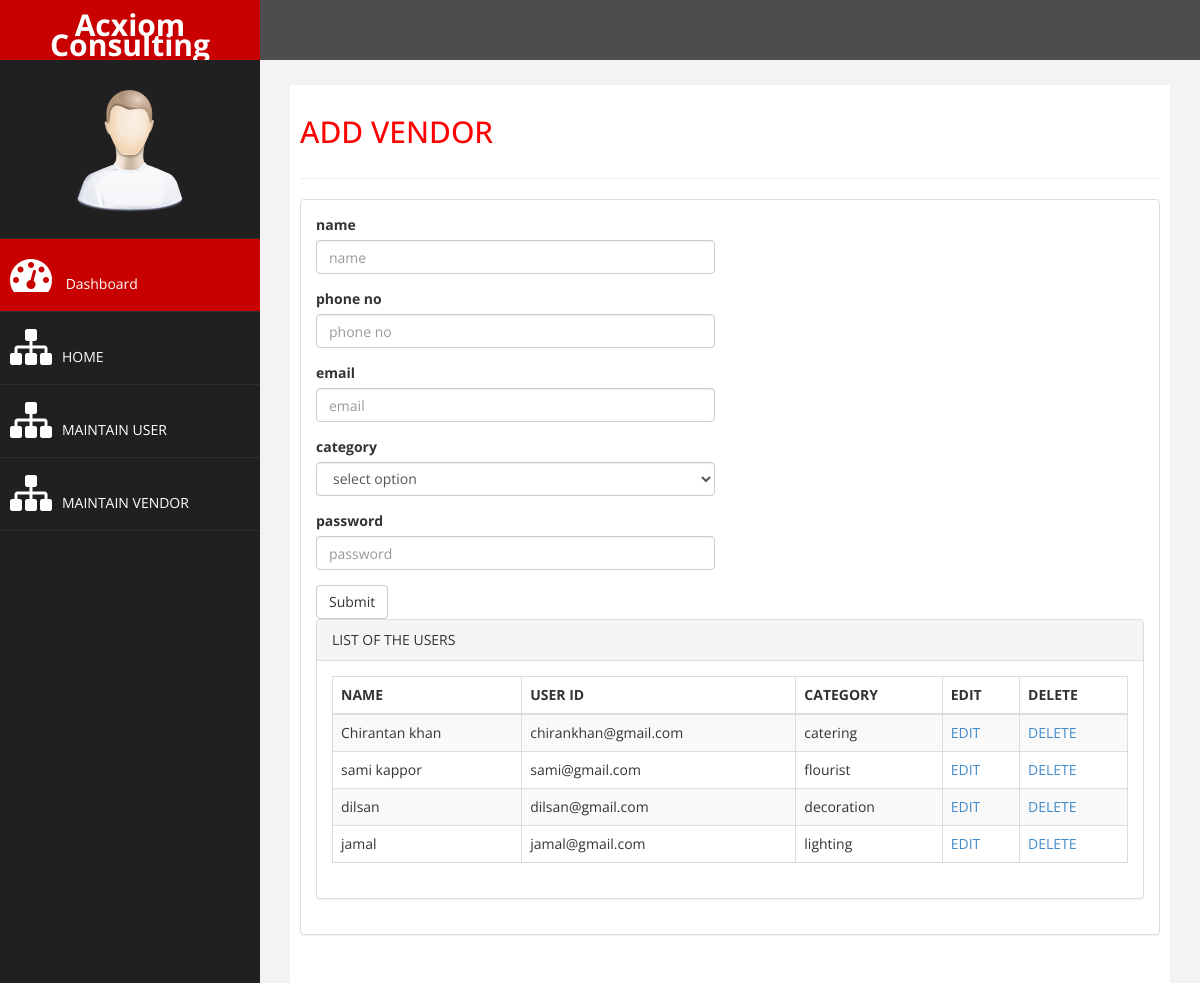
The page /maintain_vendor on the database its author committed.
### ems/models.py (models this page shows, shortened)
class vendor(models.Model):
    name=models.CharField(max_length=100)
    userid=models.CharField(max_length=20)
    phno=models.CharField(max_length=12,default="")
    category=models.CharField(max_length=20,default="")
    password=models.CharField(max_length=20)

### ems/views.py (the view, shortened to what this page needs)
# urls.py: path('maintain_vendor',views.maintain_vendor,name='maintain_vendor'),
def maintain_vendor(request):
    d=vendor.objects.all()
    return render(request,'maintain_vendor.html',{'data':d})

### templates/maintain_vendor.html (shortened to what this page needs)
{% extends 'admin_master.html' %}
{% block content %}
<div id="page-wrapper" >
    <div id="page-inner">
        <div class="row">
            <div class="col-md-12">
             <h2>ADD VENDOR</h2>
            </div>
        </div>
         <hr />
       <div class="row">
        <div class="col-md-12">
            <div class="panel panel-default">
                <div class="panel-body">
                    <div class="row">
                        <div class="col-md-6">
                            <form role="form" method="POST" action="/maintain_vendor" enctype="multipart/form-data">
                                <div class="form-group">
                                    <label>name</label>
                                    <input type="text" class="form-control" placeholder="name" name="name" required>
                                </div>
                                <div class="form-group">
                                    <label>phone no</label>
                                    <input type="text" class="form-control" placeholder="phone no" name="phno" required>
                                </div>
                                <div class="form-group">
                                    <label>email</label>
                                    <input type="email" class="form-control" placeholder="email" name="email" required>
                                </div>
                                <div class="form-group">
                                    <label>category</label>
                                    <select class="form-control" name="category" required>
                                        <option value="">select option</option>
                                    </select>
                                </div>
                                <div class="form-group">
                                    <label>password</label>
                                    <input type="password" class="form-control" placeholder="password" name="pass" required>
                                </div>
                                <input type="submit" class="btn btn-default">
                            </form>
                        </div>
    </div>
    <div class="row">
        <div class="col-md-12">
            <div class="panel panel-default">
                <div class="panel-heading">
                     LIST OF THE USERS
                </div>
                <div class="panel-body">
                    <div class="table-responsive">
                        <table class="table table-striped table-bordered table-hover" id="dataTables-example">
                            <thead>
                                <tr>
                                    <th>NAME</th>
                                    <th>USER ID</th>
                                    <th>CATEGORY</th>
                                    <th>EDIT</th>
                                    <th>DELETE</th>
                                </tr>
                            </thead>
                            <tbody>
                                {% for i in data %}
                                <tr>
                                    <td>{{i.name}}</td>
                                    <td>{{i.userid}}</td>
                                    <td>{{i.category}}</td>
                                    <td><a href="/edit_vendor/{{i.id}}">EDIT</a></td>
                                    <td><a href="/del_vendor/{{i.id}}">DELETE</a></td>
                                </tr>
                                {% endfor %}
                            </tbody>
                        </table>
                    </div>
                </div>
            </div>
        </div>
    </div>
    {% endblock %}

### templates/admin_master.html (shortened to what this page needs)
{% load static %}
<!DOCTYPE html>
<html xmlns="http://www.w3.org/1999/xhtml">
<head>
    <link href="{% static 'css/bootstrap.css' %}" rel="stylesheet" />
    <link href="{% static 'css/font-awesome.css' %}" rel="stylesheet" />
    <link href="{% static 'js/morris/morris-0.4.3.min.css' %}" rel="stylesheet" />
    <link href="{% static 'css/custom.css' %}" rel="stylesheet" />
</head>
<body>
    <div id="wrapper">
        <nav class="navbar navbar-default navbar-cls-top " role="navigation" style="margin-bottom: 0">
            <div class="navbar-header">
                <a class="navbar-brand" href="/index">Acxiom Consulting</a>
            </div>
        </nav>
                <nav class="navbar-default navbar-side" role="navigation">
            <div class="sidebar-collapse">
                <ul class="nav" id="main-menu">
				<li class="text-center">
                    <img src="{% static 'img/find_user.png' %}" class="user-image img-responsive"/>
					</li>
                    <li>
                        <a class="active-menu"  href="/admin_index"><i class="fa fa-dashboard fa-3x"></i> Dashboard</a>
                    </li>
                    <li>
                        <a href="/admin_index"><i class="fa fa-sitemap fa-3x"></i>HOME</a>
                      </li>
                      <li>
                        <a href="/maintain_user"><i class="fa fa-sitemap fa-3x"></i>MAINTAIN USER</a>
                      </li>
					  <li>
                        <a href="/maintain_vendor"><i class="fa fa-sitemap fa-3x"></i>MAINTAIN VENDOR</a>
                      </li>
                </ul>
            </div>
        </nav>
        {% block content %}
        {% endblock %}
    </div>
</body>
</html>

### static/css/custom.css (style rules this page uses)
body { font-family: 'Open Sans', sans-serif; }
#wrapper { width: 100%; background:#202020; }
#page-wrapper { padding: 15px 15px; min-height: 600px; background:#F3F3F3; }
#page-inner { width:100%; margin:10px 20px 10px 0px; background-color:#fff!important; padding:10px; min-height:1200px; }
.text-center { text-align:center; }
h2 { color: #f00; }
.user-image { margin: 25px auto; -webkit-border-radius: 10px; -moz-border-radius: 10px; border-radius: 10px; max-height:170px; max-width:170px; }
.navbar-cls-top .navbar-brand { color: #fff; background: #C90000; width: 260px; text-align: center; height: 60px; font-size: 30px; font-weight: 700; }
.active-menu { background-color:#C90000!important; }
.sidebar-collapse , .sidebar-collapse .nav { background:none; }
.sidebar-collapse .nav { padding:0; }
.sidebar-collapse .nav > li > a { color:#fff; background:#202020; text-shadow:none; }
.sidebar-collapse > .nav > li > a { padding:15px 10px; }
.sidebar-collapse > .nav > li { border-bottom: 1px solid rgba(107, 108, 109, 0.19); }
.navbar-side { border:none; background-color: #202020; }
.navbar-cls-top { background:#4D4D4D; border-bottom:none; }
.navbar-default { border:0px solid black; }
.navbar-header { background: #A70303; }
.nav > li > a > i { margin-right:10px; }
@media (min-width:768px) { #page-wrapper { margin: 0 0 0 260px; padding: 15px 30px; min-height: 1200px; } }
@media (min-width:768px) { .navbar-side { z-index: 1; position: absolute; width: 260px; } }
@media (min-width:768px) { .navbar { border-radius: 0px; } }

### rows shown on the page
vendor: name "Chirantan khan", userid "chirankhan@gmail.com", category "catering"
vendor: name "sami kappor", userid "sami@gmail.com", category "flourist"
vendor: name "dilsan", userid "dilsan@gmail.com", category "decoration"
vendor: name "jamal", userid "jamal@gmail.com", category "lighting"
